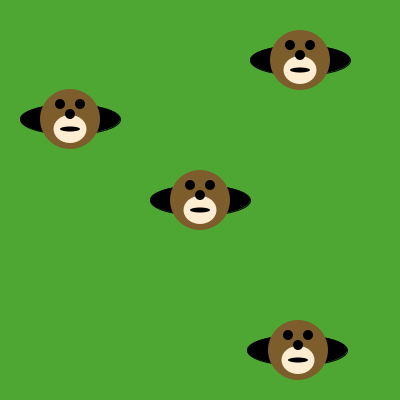
Frame 1 (no input)
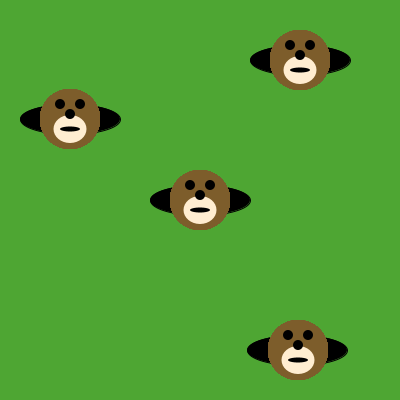
Frame 60 (the mouse pressed at the canvas centre just before this capture)
Frame 120 (the mouse held since frame 60 and released just before this capture): identical to frame 60, image omitted

The Processing sketch that drew these frames (run headless with seeded random() and noise(); from frame 60 on, the mouse is pressed at the canvas centre):

// Processing sketch: MolesInHoles
// ── MolesInHoles.pde
void draw() {

/* Use the method below to put moles in the holes. */
  drawMole(70,119);
  drawMole(300,60);
  drawMole(200,200);
  drawMole(298,350);

}

void drawMole(int moleX, int moleY) {
     noStroke();
     fill(125, 93, 43);
     ellipse(moleX, moleY, 60, 60); // face
     fill(255, 237, 209);
     ellipse(moleX, moleY+10, 33, 28); 
     fill(0, 0, 0);
     ellipse(moleX-10, moleY-15, 10, 10); // eyes
     ellipse(moleX+10, moleY-15, 10, 10);
     ellipse(moleX, moleY-5, 10, 10); // nose
     ellipse(moleX, moleY+10, 20, 5); // mouth
}

void setup() {
     size(400, 400);
     background(78, 166, 51); // green grass
     fill(0, 0, 0);
     ellipse(200, 200, 100, 30); // holes!
     ellipse(70, 119, 100, 30);
     ellipse(300, 60, 100, 30);
     ellipse(297, 350, 100, 30);
}
